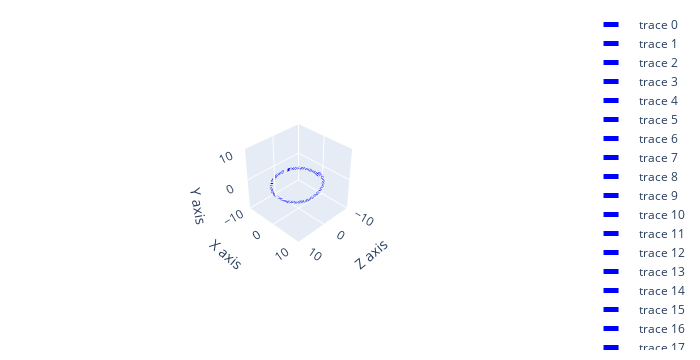
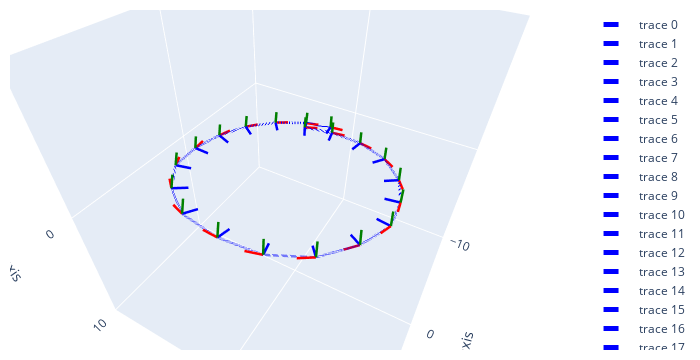

The notebook cell these images were saved under, in order:
### Code cell
fig = visualize_cameras_trajectorie(T_c2w)
visualize_cameras(R_c2w, T_c2w, fig);

### Figure 1 — Plotly figure (JSON) as saved in the notebook; plotly's stock layout.template omitted (floating-point values rounded to 4 significant figures)
{"data": [{"line": {"color": "blue", "dash": "dash", "width": 5}, "mode": "lines", "type": "scatter3d", "x": [2.78, 0.8595], "y": [-0.09807, -0.04935], "z": [-6.34, -6.901]}, {"line": {"color": "blue", "dash": "dash", "width": 5}, "mode": "lines", "type": "scatter3d", "x": [4.784, 2.78], "y": [-0.2474, -0.09807], "z": [-4.925, -6.34]}, {"line": {"color": "blue", "dash": "dash", "width": 5}, "mode": "lines", "type": "scatter3d", "x": [6.267, 4.784], "y": [-0.4731, -0.2474], "z": [-2.943, -4.925]}, {"line": {"color": "blue", "dash": "dash", "width": 5}, "mode": "lines", "type": "scatter3d", "x": [7.069, 6.267], "y": [-0.7015, -0.4731], "z": [-0.7089, -2.943]}, {"line": {"color": "blue", "dash": "dash", "width": 5}, "mode": "lines", "type": "scatter3d", "x": [7.322, 7.069], "y": [-0.947, -0.7015], "z": [1.661, -0.7089]}, {"line": {"color": "blue", "dash": "dash", "width": 5}, "mode": "lines", "type": "scatter3d", "x": [6.937, 7.322], "y": [-1.221, -0.947], "z": [4.047, 1.661]}, {"line": {"color": "blue", "dash": "dash", "width": 5}, "mode": "lines", "type": "scatter3d", "x": [5.47, 6.937], "y": [-1.418, -1.221], "z": [6.032, 4.047]}, {"line": {"color": "blue", "dash": "dash", "width": 5}, "mode": "lines", "type": "scatter3d", "x": [3.354, 5.47], "y": [-1.61, -1.418], "z": [7.487, 6.032]}, {"line": {"color": "blue", "dash": "dash", "width": 5}, "mode": "lines", "type": "scatter3d", "x": [0.5852, 3.354], "y": [-1.646, -1.61], "z": [7.925, 7.487]}, {"line": {"color": "blue", "dash": "dash", "width": 5}, "mode": "lines", "type": "scatter3d", "x": [-2.102, 0.5852], "y": [-1.622, -1.646], "z": [7.677, 7.925]}, {"line": {"color": "blue", "dash": "dash", "width": 5}, "mode": "lines", "type": "scatter3d", "x": [-4.446, -2.102], "y": [-1.438, -1.622], "z": [6.339, 7.677]}, {"line": {"color": "blue", "dash": "dash", "width": 5}, "mode": "lines", "type": "scatter3d", "x": [-6.055, -4.446], "y": [-1.22, -1.438], "z": [4.244, 6.339]}, {"line": {"color": "blue", "dash": "dash", "width": 5}, "mode": "lines", "type": "scatter3d", "x": [-7.008, -6.055], "y": [-0.9837, -1.22], "z": [1.845, 4.244]}, {"line": {"color": "blue", "dash": "dash", "width": 5}, "mode": "lines", "type": "scatter3d", "x": [-6.845, -7.008], "y": [-0.751, -0.9837], "z": [-0.58, 1.845]}, {"line": {"color": "blue", "dash": "dash", "width": 5}, "mode": "lines", "type": "scatter3d", "x": [-6.036, -6.845], "y": [-0.5254, -0.751], "z": [-2.857, -0.58]}, {"line": {"color": "blue", "dash": "dash", "width": 5}, "mode": "lines", "type": "scatter3d", "x": [-4.364, -6.036], "y": [-0.3102, -0.5254], "z": [-4.823, -2.857]}, {"line": {"color": "blue", "dash": "dash", "width": 5}, "mode": "lines", "type": "scatter3d", "x": [-2.054, -4.364], "y": [-0.1771, -0.3102], "z": [-5.919, -4.823]}, {"line": {"color": "blue", "dash": "dash", "width": 5}, "mode": "lines", "type": "scatter3d", "x": [0.373, -2.054], "y": [-0.1439, -0.1771], "z": [-6.115, -5.919]}, {"line": {"color": "blue", "dash": "dash", "width": 5}, "mode": "lines", "type": "scatter3d", "x": [2.535, 0.373], "y": [-0.1727, -0.1439], "z": [-5.642, -6.115]}], "layout": {"height": 360, "margin": {"b": 10, "l": 10, "r": 20, "t": 10}, "scene": {"aspectmode": "cube", "aspectratio": {"x": 1, "y": 1, "z": 1}, "camera": {"center": {"x": 0, "y": 0, "z": 0}, "eye": {"x": 3.265, "y": 3.265, "z": 3.265}, "projection": {"type": "perspective"}, "up": {"x": -0.4082, "y": 0.8165, "z": -0.4082}}, "xaxis": {"nticks": 4, "range": [-10, 10], "title": {"text": "X axis"}, "type": "linear"}, "yaxis": {"nticks": 4, "range": [-10, 10], "title": {"text": "Y axis"}, "type": "linear"}, "zaxis": {"nticks": 4, "range": [-10, 10], "title": {"text": "Z axis"}, "type": "linear"}}, "width": 700}}

### Figure 2 — Plotly figure (JSON) as saved in the notebook; plotly's stock layout.template omitted (floating-point values rounded to 4 significant figures)
{"data": [{"line": {"color": "blue", "dash": "dash", "width": 5}, "mode": "lines", "type": "scatter3d", "x": [2.78, 0.8595], "y": [-0.09807, -0.04935], "z": [-6.34, -6.901]}, {"line": {"color": "blue", "dash": "dash", "width": 5}, "mode": "lines", "type": "scatter3d", "x": [4.784, 2.78], "y": [-0.2474, -0.09807], "z": [-4.925, -6.34]}, {"line": {"color": "blue", "dash": "dash", "width": 5}, "mode": "lines", "type": "scatter3d", "x": [6.267, 4.784], "y": [-0.4731, -0.2474], "z": [-2.943, -4.925]}, {"line": {"color": "blue", "dash": "dash", "width": 5}, "mode": "lines", "type": "scatter3d", "x": [7.069, 6.267], "y": [-0.7015, -0.4731], "z": [-0.7089, -2.943]}, {"line": {"color": "blue", "dash": "dash", "width": 5}, "mode": "lines", "type": "scatter3d", "x": [7.322, 7.069], "y": [-0.947, -0.7015], "z": [1.661, -0.7089]}, {"line": {"color": "blue", "dash": "dash", "width": 5}, "mode": "lines", "type": "scatter3d", "x": [6.937, 7.322], "y": [-1.221, -0.947], "z": [4.047, 1.661]}, {"line": {"color": "blue", "dash": "dash", "width": 5}, "mode": "lines", "type": "scatter3d", "x": [5.47, 6.937], "y": [-1.418, -1.221], "z": [6.032, 4.047]}, {"line": {"color": "blue", "dash": "dash", "width": 5}, "mode": "lines", "type": "scatter3d", "x": [3.354, 5.47], "y": [-1.61, -1.418], "z": [7.487, 6.032]}, {"line": {"color": "blue", "dash": "dash", "width": 5}, "mode": "lines", "type": "scatter3d", "x": [0.5852, 3.354], "y": [-1.646, -1.61], "z": [7.925, 7.487]}, {"line": {"color": "blue", "dash": "dash", "width": 5}, "mode": "lines", "type": "scatter3d", "x": [-2.102, 0.5852], "y": [-1.622, -1.646], "z": [7.677, 7.925]}, {"line": {"color": "blue", "dash": "dash", "width": 5}, "mode": "lines", "type": "scatter3d", "x": [-4.446, -2.102], "y": [-1.438, -1.622], "z": [6.339, 7.677]}, {"line": {"color": "blue", "dash": "dash", "width": 5}, "mode": "lines", "type": "scatter3d", "x": [-6.055, -4.446], "y": [-1.22, -1.438], "z": [4.244, 6.339]}, {"line": {"color": "blue", "dash": "dash", "width": 5}, "mode": "lines", "type": "scatter3d", "x": [-7.008, -6.055], "y": [-0.9837, -1.22], "z": [1.845, 4.244]}, {"line": {"color": "blue", "dash": "dash", "width": 5}, "mode": "lines", "type": "scatter3d", "x": [-6.845, -7.008], "y": [-0.751, -0.9837], "z": [-0.58, 1.845]}, {"line": {"color": "blue", "dash": "dash", "width": 5}, "mode": "lines", "type": "scatter3d", "x": [-6.036, -6.845], "y": [-0.5254, -0.751], "z": [-2.857, -0.58]}, {"line": {"color": "blue", "dash": "dash", "width": 5}, "mode": "lines", "type": "scatter3d", "x": [-4.364, -6.036], "y": [-0.3102, -0.5254], "z": [-4.823, -2.857]}, {"line": {"color": "blue", "dash": "dash", "width": 5}, "mode": "lines", "type": "scatter3d", "x": [-2.054, -4.364], "y": [-0.1771, -0.3102], "z": [-5.919, -4.823]}, {"line": {"color": "blue", "dash": "dash", "width": 5}, "mode": "lines", "type": "scatter3d", "x": [0.373, -2.054], "y": [-0.1439, -0.1771], "z": [-6.115, -5.919]}, {"line": {"color": "blue", "dash": "dash", "width": 5}, "mode": "lines", "type": "scatter3d", "x": [2.535, 0.373], "y": [-0.1727, -0.1439], "z": [-5.642, -6.115]}, {"line": {"color": "red", "width": 5}, "mode": "lines", "name": "x", "type": "scatter3d", "x": [0.8595, -0.1368], "y": [-0.04935, -0.06316], "z": [-6.901, -6.986]}, {"line": {"color": "green", "width": 5}, "mode": "lines", "name": "y", "type": "scatter3d", "x": [0.8595, 0.8733], "y": [-0.04935, -1.049], "z": [-6.901, -6.901]}, {"line": {"color": "blue", "width": 5}, "mode": "lines", "name": "z", "type": "scatter3d", "x": [0.8595, 0.7749], "y": [-0.04935, -0.05015], "z": [-6.901, -5.905]}, {"line": {"color": "red", "width": 5}, "mode": "lines", "name": "x", "type": "scatter3d", "x": [2.78, 1.855], "y": [-0.09807, -0.03505], "z": [-6.34, -6.714]}, {"line": {"color": "green", "width": 5}, "mode": "lines", "name": "y", "type": "scatter3d", "x": [2.78, 2.702], "y": [-0.09807, -1.095], "z": [-6.34, -6.313]}, {"line": {"color": "blue", "width": 5}, "mode": "lines", "name": "z", "type": "scatter3d", "x": [2.78, 2.409], "y": [-0.09807, -0.04416], "z": [-6.34, -5.413]}, {"line": {"color": "red", "width": 5}, "mode": "lines", "name": "x", "type": "scatter3d", "x": [4.784, 4.013], "y": [-0.2474, -0.1794], "z": [-4.925, -5.558]}, {"line": {"color": "green", "width": 5}, "mode": "lines", "name": "y", "type": "scatter3d", "x": [4.784, 4.69], "y": [-0.2474, -1.243], "z": [-4.925, -4.917]}, {"line": {"color": "blue", "width": 5}, "mode": "lines", "name": "z", "type": "scatter3d", "x": [4.784, 4.154], "y": [-0.2474, -0.1815], "z": [-4.925, -4.151]}, {"line": {"color": "red", "width": 5}, "mode": "lines", "name": "x", "type": "scatter3d", "x": [6.267, 5.727], "y": [-0.4731, -0.3849], "z": [-2.943, -3.781]}, {"line": {"color": "green", "width": 5}, "mode": "lines", "name": "y", "type": "scatter3d", "x": [6.267, 6.134], "y": [-0.4731, -1.464], "z": [-2.943, -2.963]}, {"line": {"color": "blue", "width": 5}, "mode": "lines", "name": "z", "type": "scatter3d", "x": [6.267, 5.435], "y": [-0.4731, -0.3727], "z": [-2.943, -2.397]}, {"line": {"color": "red", "width": 5}, "mode": "lines", "name": "x", "type": "scatter3d", "x": [7.069, 6.829], "y": [-0.7015, -0.6414], "z": [-0.7089, -1.678]}, {"line": {"color": "green", "width": 5}, "mode": "lines", "name": "y", "type": "scatter3d", "x": [7.069, 6.915], "y": [-0.7015, -1.689], "z": [-0.7089, -0.732]}, {"line": {"color": "blue", "width": 5}, "mode": "lines", "name": "z", "type": "scatter3d", "x": [7.069, 6.111], "y": [-0.7015, -0.5577], "z": [-0.7089, -0.4625]}, {"line": {"color": "red", "width": 5}, "mode": "lines", "name": "x", "type": "scatter3d", "x": [7.322, 7.458], "y": [-0.947, -0.8862], "z": [1.661, 0.6717]}, {"line": {"color": "green", "width": 5}, "mode": "lines", "name": "y", "type": "scatter3d", "x": [7.322, 7.176], "y": [-0.947, -1.933], "z": [1.661, 1.58]}, {"line": {"color": "blue", "width": 5}, "mode": "lines", "name": "z", "type": "scatter3d", "x": [7.322, 6.342], "y": [-0.947, -0.7909], "z": [1.661, 1.536]}, {"line": {"color": "red", "width": 5}, "mode": "lines", "name": "x", "type": "scatter3d", "x": [6.937, 7.403], "y": [-1.221, -1.129], "z": [4.047, 3.167]}, {"line": {"color": "green", "width": 5}, "mode": "lines", "name": "y", "type": "scatter3d", "x": [6.937, 6.798], "y": [-1.221, -2.196], "z": [4.047, 3.872]}, {"line": {"color": "blue", "width": 5}, "mode": "lines", "name": "z", "type": "scatter3d", "x": [6.937, 6.063], "y": [-1.221, -1.017], "z": [4.047, 3.606]}, {"line": {"color": "red", "width": 5}, "mode": "lines", "name": "x", "type": "scatter3d", "x": [5.47, 6.223], "y": [-1.418, -1.363], "z": [6.032, 5.377]}, {"line": {"color": "green", "width": 5}, "mode": "lines", "name": "y", "type": "scatter3d", "x": [5.47, 5.363], "y": [-1.418, -2.391], "z": [6.032, 5.829]}, {"line": {"color": "blue", "width": 5}, "mode": "lines", "name": "z", "type": "scatter3d", "x": [5.47, 4.821], "y": [-1.418, -1.195], "z": [6.032, 5.305]}, {"line": {"color": "red", "width": 5}, "mode": "lines", "name": "x", "type": "scatter3d", "x": [3.354, 4.296], "y": [-1.61, -1.558], "z": [7.487, 7.156]}, {"line": {"color": "green", "width": 5}, "mode": "lines", "name": "y", "type": "scatter3d", "x": [3.354, 3.317], "y": [-1.61, -2.576], "z": [7.487, 7.231]}, {"line": {"color": "blue", "width": 5}, "mode": "lines", "name": "z", "type": "scatter3d", "x": [3.354, 3.021], "y": [-1.61, -1.356], "z": [7.487, 6.578]}, {"line": {"color": "red", "width": 5}, "mode": "lines", "name": "x", "type": "scatter3d", "x": [0.5852, 1.584], "y": [-1.646, -1.635], "z": [7.925, 7.871]}, {"line": {"color": "green", "width": 5}, "mode": "lines", "name": "y", "type": "scatter3d", "x": [0.5852, 0.5827], "y": [-1.646, -2.617], "z": [7.925, 7.688]}, {"line": {"color": "blue", "width": 5}, "mode": "lines", "name": "z", "type": "scatter3d", "x": [0.5852, 0.5303], "y": [-1.646, -1.409], "z": [7.925, 6.955]}, {"line": {"color": "red", "width": 5}, "mode": "lines", "name": "x", "type": "scatter3d", "x": [-2.102, -1.136], "y": [-1.622, -1.605], "z": [7.677, 7.935]}, {"line": {"color": "green", "width": 5}, "mode": "lines", "name": "y", "type": "scatter3d", "x": [-2.102, -2.03], "y": [-1.622, -2.599], "z": [7.677, 7.473]}, {"line": {"color": "blue", "width": 5}, "mode": "lines", "name": "z", "type": "scatter3d", "x": [-2.102, -1.853], "y": [-1.622, -1.407], "z": [7.677, 6.733]}, {"line": {"color": "red", "width": 5}, "mode": "lines", "name": "x", "type": "scatter3d", "x": [-4.446, -3.639], "y": [-1.438, -1.501], "z": [6.339, 6.926]}, {"line": {"color": "green", "width": 5}, "mode": "lines", "name": "y", "type": "scatter3d", "x": [-4.446, -4.361], "y": [-1.438, -2.41], "z": [6.339, 6.119]}, {"line": {"color": "blue", "width": 5}, "mode": "lines", "name": "z", "type": "scatter3d", "x": [-4.446, -3.861], "y": [-1.438, -1.212], "z": [6.339, 5.56]}, {"line": {"color": "red", "width": 5}, "mode": "lines", "name": "x", "type": "scatter3d", "x": [-6.055, -5.435], "y": [-1.22, -1.278], "z": [4.244, 5.027]}, {"line": {"color": "green", "width": 5}, "mode": "lines", "name": "y", "type": "scatter3d", "x": [-6.055, -5.936], "y": [-1.22, -2.199], "z": [4.244, 4.078]}, {"line": {"color": "blue", "width": 5}, "mode": "lines", "name": "z", "type": "scatter3d", "x": [-6.055, -5.279], "y": [-1.22, -1.025], "z": [4.244, 3.645]}, {"line": {"color": "red", "width": 5}, "mode": "lines", "name": "x", "type": "scatter3d", "x": [-7.008, -6.71], "y": [-0.9837, -1.123], "z": [1.845, 2.789]}, {"line": {"color": "green", "width": 5}, "mode": "lines", "name": "y", "type": "scatter3d", "x": [-7.008, -6.907], "y": [-0.9837, -1.963], "z": [1.845, 1.668]}, {"line": {"color": "blue", "width": 5}, "mode": "lines", "name": "z", "type": "scatter3d", "x": [-7.008, -6.058], "y": [-0.9837, -0.8364], "z": [1.845, 1.567]}, {"line": {"color": "red", "width": 5}, "mode": "lines", "name": "x", "type": "scatter3d", "x": [-6.845, -6.974], "y": [-0.751, -0.8622], "z": [-0.58, 0.4054]}, {"line": {"color": "green", "width": 5}, "mode": "lines", "name": "y", "type": "scatter3d", "x": [-6.845, -6.789], "y": [-0.751, -1.744], "z": [-0.58, -0.6848]}, {"line": {"color": "blue", "width": 5}, "mode": "lines", "name": "z", "type": "scatter3d", "x": [-6.845, -5.855], "y": [-0.751, -0.7095], "z": [-0.58, -0.4458]}, {"line": {"color": "red", "width": 5}, "mode": "lines", "name": "x", "type": "scatter3d", "x": [-6.036, -6.552], "y": [-0.5254, -0.612], "z": [-2.857, -2.004]}, {"line": {"color": "green", "width": 5}, "mode": "lines", "name": "y", "type": "scatter3d", "x": [-6.036, -5.943], "y": [-0.5254, -1.52], "z": [-2.857, -2.902]}, {"line": {"color": "blue", "width": 5}, "mode": "lines", "name": "z", "type": "scatter3d", "x": [-6.036, -5.184], "y": [-0.5254, -0.4689], "z": [-2.857, -2.337]}, {"line": {"color": "red", "width": 5}, "mode": "lines", "name": "x", "type": "scatter3d", "x": [-4.364, -5.159], "y": [-0.3102, -0.3474], "z": [-4.823, -4.217]}, {"line": {"color": "green", "width": 5}, "mode": "lines", "name": "y", "type": "scatter3d", "x": [-4.364, -4.318], "y": [-0.3102, -1.309], "z": [-4.823, -4.824]}, {"line": {"color": "blue", "width": 5}, "mode": "lines", "name": "z", "type": "scatter3d", "x": [-4.364, -3.759], "y": [-0.3102, -0.2828], "z": [-4.823, -4.027]}, {"line": {"color": "red", "width": 5}, "mode": "lines", "name": "x", "type": "scatter3d", "x": [-2.054, -3.027], "y": [-0.1771, -0.1917], "z": [-5.919, -5.691]}, {"line": {"color": "green", "width": 5}, "mode": "lines", "name": "y", "type": "scatter3d", "x": [-2.054, -2.028], "y": [-0.1771, -1.176], "z": [-5.919, -5.873]}, {"line": {"color": "blue", "width": 5}, "mode": "lines", "name": "z", "type": "scatter3d", "x": [-2.054, -1.827], "y": [-0.1771, -0.1261], "z": [-5.919, -4.947]}, {"line": {"color": "red", "width": 5}, "mode": "lines", "name": "x", "type": "scatter3d", "x": [0.373, -0.6093], "y": [-0.1439, -0.1258], "z": [-6.115, -6.301]}, {"line": {"color": "green", "width": 5}, "mode": "lines", "name": "y", "type": "scatter3d", "x": [0.373, 0.3413], "y": [-0.1439, -1.141], "z": [-6.115, -6.045]}, {"line": {"color": "blue", "width": 5}, "mode": "lines", "name": "z", "type": "scatter3d", "x": [0.373, 0.1883], "y": [-0.1439, -0.06978], "z": [-6.115, -5.135]}, {"line": {"color": "red", "width": 5}, "mode": "lines", "name": "x", "type": "scatter3d", "x": [2.535, 1.646], "y": [-0.1727, -0.1404], "z": [-5.642, -6.099]}, {"line": {"color": "green", "width": 5}, "mode": "lines", "name": "y", "type": "scatter3d", "x": [2.535, 2.454], "y": [-0.1727, -1.165], "z": [-5.642, -5.554]}, {"line": {"color": "blue", "width": 5}, "mode": "lines", "name": "z", "type": "scatter3d", "x": [2.535, 2.085], "y": [-0.1727, -0.05738], "z": [-5.642, -4.757]}], "layout": {"height": 360, "margin": {"b": 10, "l": 10, "r": 20, "t": 10}, "scene": {"aspectmode": "cube", "aspectratio": {"x": 1, "y": 1, "z": 1}, "camera": {"center": {"x": 0, "y": 0, "z": 0}, "eye": {"x": -0.4811, "y": -0.9097, "z": 0.9347}, "projection": {"type": "perspective"}, "up": {"x": 0.3344, "y": -0.7556, "z": -0.5633}}, "xaxis": {"nticks": 4, "range": [-10, 10], "title": {"text": "X axis"}, "type": "linear"}, "yaxis": {"nticks": 4, "range": [-10, 10], "title": {"text": "Y axis"}, "type": "linear"}, "zaxis": {"nticks": 4, "range": [-10, 10], "title": {"text": "Z axis"}, "type": "linear"}}, "width": 700}}
